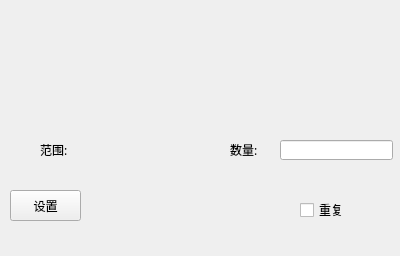
<?xml version="1.0" encoding="UTF-8"?>
<ui version="4.0">
 <class>MainWindow</class>
 <widget class="QMainWindow" name="MainWindow">
  <property name="geometry">
   <rect>
    <x>0</x>
    <y>0</y>
    <width>400</width>
    <height>256</height>
   </rect>
  </property>
  <property name="minimumSize">
   <size>
    <width>400</width>
    <height>256</height>
   </size>
  </property>
  <property name="maximumSize">
   <size>
    <width>400</width>
    <height>256</height>
   </size>
  </property>
  <property name="font">
   <font>
    <family>HarmonyOS Sans SC</family>
   </font>
  </property>
  <property name="tabletTracking">
   <bool>false</bool>
  </property>
  <property name="windowTitle">
   <string>MainWindow</string>
  </property>
  <property name="unifiedTitleAndToolBarOnMac">
   <bool>false</bool>
  </property>
  <widget class="QWidget" name="centralwidget">
   <widget class="QLabel" name="main_warn_lab">
    <property name="geometry">
     <rect>
      <x>40</x>
      <y>90</y>
      <width>320</width>
      <height>32</height>
     </rect>
    </property>
    <property name="text">
     <string/>
    </property>
   </widget>
   <widget class="QLabel" name="main_range_lab">
    <property name="geometry">
     <rect>
      <x>40</x>
      <y>140</y>
      <width>160</width>
      <height>20</height>
     </rect>
    </property>
    <property name="text">
     <string>范围: </string>
    </property>
   </widget>
   <widget class="QLabel" name="main_count_lab">
    <property name="geometry">
     <rect>
      <x>230</x>
      <y>140</y>
      <width>41</width>
      <height>20</height>
     </rect>
    </property>
    <property name="text">
     <string>数量: </string>
    </property>
   </widget>
   <widget class="QPushButton" name="start_btn">
    <property name="geometry">
     <rect>
      <x>175</x>
      <y>180</y>
      <width>50</width>
      <height>50</height>
     </rect>
    </property>
    <property name="styleSheet">
     <string notr="true">QPushButton{
border-radius: 25px;
}</string>
    </property>
    <property name="text">
     <string/>
    </property>
    <property name="icon">
     <iconset resource="rand.qrc">
      <normaloff>:/run.jpg</normaloff>:/run.jpg</iconset>
    </property>
    <property name="iconSize">
     <size>
      <width>50</width>
      <height>50</height>
     </size>
    </property>
   </widget>
   <widget class="QPushButton" name="main_settings_btn">
    <property name="geometry">
     <rect>
      <x>10</x>
      <y>190</y>
      <width>71</width>
      <height>31</height>
     </rect>
    </property>
    <property name="text">
     <string>设置</string>
    </property>
   </widget>
   <widget class="QCheckBox" name="main_repeat_cbox">
    <property name="geometry">
     <rect>
      <x>300</x>
      <y>200</y>
      <width>82</width>
      <height>20</height>
     </rect>
    </property>
    <property name="text">
     <string>重复</string>
    </property>
   </widget>
   <widget class="QLineEdit" name="count_ledit">
    <property name="geometry">
     <rect>
      <x>280</x>
      <y>140</y>
      <width>113</width>
      <height>20</height>
     </rect>
    </property>
   </widget>
   <widget class="QLabel" name="count_warn_lab">
    <property name="geometry">
     <rect>
      <x>230</x>
      <y>160</y>
      <width>161</width>
      <height>21</height>
     </rect>
    </property>
    <property name="font">
     <font>
      <family>HarmonyOS Sans SC</family>
      <pointsize>7</pointsize>
     </font>
    </property>
    <property name="text">
     <string/>
    </property>
   </widget>
  </widget>
 </widget>
 <resources>
  <include location="rand.qrc"/>
 </resources>
 <connections/>
</ui>
